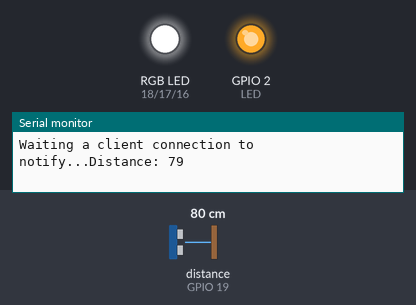
Bench run of a program on a simulated ESP32. Shown: an RGB LED mixed from three pins (HIGH = lit), output pins drawn as LEDs (lit = HIGH), the last lines printed to the serial monitor. Wiring (inferred from the names in the program): ultrasonic range finder: trigger GPIO 21; echo GPIO 19. The inputs (shaded band) are chosen by the test bench; at power-on: distance to the obstacle (sensor on GPIO 19) 80 cm. The echo pulse lasts 58.3 µs per cm; the local clock reads 2024-03-15 10:24:30 at power-on unless the program sets it; nothing arrives over Bluetooth unless stated; a phone connects over Bluetooth LE 3 s after start; pins used as bus, display or sensor lines are not drawn.

Above: at 1.2 s.
1.3 s: distance to the obstacle (sensor on GPIO 19) set to 120 cm
At 2.3 s:
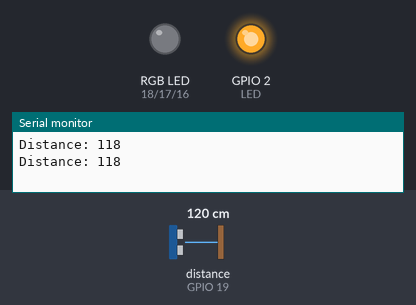
4.0 s: distance to the obstacle (sensor on GPIO 19) set to 44 cm
5.5 s: distance to the obstacle (sensor on GPIO 19) set to 39 cm
At 6.3 s:
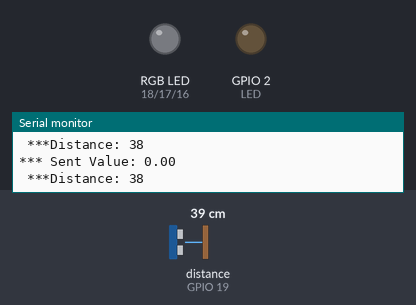
8.5 s: distance to the obstacle (sensor on GPIO 19) set to 60 cm
At 9.6 s:
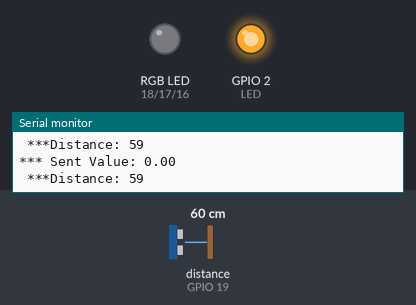
11.9 s: distance to the obstacle (sensor on GPIO 19) set to 2 cm
At 13.4 s:
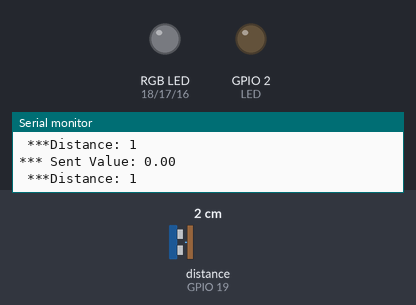
Timing chart, 0 to 14.4 s (numbered marks = the images above; inputs shaded):
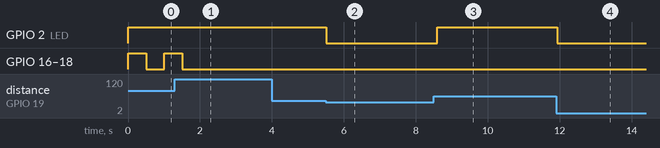

Measured:
- the behaviour switches between 42 and 41 cm on distance to the obstacle (sensor on GPIO 19) (found by bisection; images 1 and 2)
- after the input at 1.3 s, GPIO 16 (ledBlue), GPIO 17 (ledGreen), GPIO 18 (ledRed): goes on until 1.5 s, then stays LOW
- after the input at 5.5 s, GPIO 2 (LED): HIGH → LOW at once
- after the input at 8.5 s, GPIO 2 (LED): LOW → HIGH after 0.10 s
- after the input at 11.9 s, GPIO 2 (LED): HIGH → LOW at once

The program:

main.cpp
```cpp
#include <Arduino.h>
#include <BLEDevice.h>
#include <BLEUtils.h>
#include <BLEServer.h>
#include <BLE2902.h>
#include <time.h>
//#include <BLENode.h>

int readRange();

//Following code from https://iotbyhvm.ooo/esp32-ble-tutorials/
BLECharacteristic *pCharacteristic;
bool deviceConnected = false;
float txValue = 0;

const int LED = 2; // Could be different depending on the dev board. I used the DOIT ESP32 dev board.

// Pins and variables for Ultrasonic
const int echoPin = 19;   // Red wire
const int trigPin = 21;   // Brown wire
long durationSoundWave;
int distance;
const int maxDetectionDistance = 100; // Distance a car needs to be within
const int minDetectionDistance = 15;   // Too close == error
const int tolerance = 3;              // incorporate to account for error

// Pins for RGB LED
const int ledRed = 18;
const int ledGreen = 17;
const int ledBlue = 16;

std::string delimiter = ",";
const double rate = 1/36; // Based off of cost $0.25 per 15 min, but per seconds
time_t start;
double duration;  // double or time_t?

// 10 seconds is just for testing, ideally 300 seconds?
double violationTimeLimit = 10;  // Grace period before violation (seconds)

double sonicSensor = 1;

//std::string rxValue; // Could also make this a global var to access it in loop()

// See the following for generating UUIDs:
// https://www.uuidgenerator.net/

#define SERVICE_UUID           "6e400001-b5a3-f393-e0a9-e50e24dcca9e" // UART service UUID
#define CHARACTERISTIC_UUID_RX "6e400002-b5a3-f393-e0a9-e50e24dcca9e"
#define CHARACTERISTIC_UUID_TX "6e400003-b5a3-f393-e0a9-e50e24dcca9e"

class MyServerCallbacks: public BLEServerCallbacks {
    void onConnect(BLEServer* pServer) {
      deviceConnected = true;
    };

    void onDisconnect(BLEServer* pServer) {
      deviceConnected = false;
    }
};

class MyCallbacks: public BLECharacteristicCallbacks {
    void onWrite(BLECharacteristic *pCharacteristic) {
      std::string rxValue = pCharacteristic->getValue();
      if (rxValue.length() > 0) {
        Serial.println("*********");
        Serial.print("Received String: ");

        //Parse Data here
        size_t pos = 0;
        if ((pos = rxValue.find(delimiter)) != std::string::npos) {
            std::string holder = rxValue.substr(0, pos);
            std::string user_id = holder;  // This will get the user_id first
            rxValue.erase(0, pos + delimiter.length());
            holder = rxValue.substr(0, pos);
            std::string status = holder; // status = start/stop
        }

        for (int i = 0; i < rxValue.length(); i++) {
          Serial.print(rxValue[i]);
        } Serial.println(); // Do stuff based on the command received from the app

        if (rxValue.find("START") != -1) {
          // State: s3 = Valid Parking
          start = time(0);     // Restarting the clock
          Serial.println("Starting!");
          txValue=1;
          int sonicSensor_init = readRange(); // Read in sensor value now

          while((sonicSensor_init + tolerance) >= distance) {
            /*
             Will stay in this loop until sensor reads a further distance which means the car has left
             Not closer since someone may walk infront of meter
             Could account for Tape attack
             */
             distance = readRange();
             digitalWrite(ledGreen, HIGH);
             delay(500);
             digitalWrite(ledGreen, LOW);
        }

        duration = difftime( time(0), start);  // Stopping the clock
        Serial.println("Stopping!");
        Serial.println(duration);
        double totalCost = round(duration * rate);  // Total cost to customer
        // process payment?
        Serial.println(totalCost);
        txValue=0;
    }
  }
}
};

void setup() {

  Serial.begin(11500);
  pinMode(LED, OUTPUT);
  pinMode (echoPin, INPUT);
  pinMode (trigPin, OUTPUT);
  //pinMode (ledVolt, OUTPUT); // Leave out for now... Setting LED high
  pinMode (ledRed, OUTPUT);
  pinMode (ledGreen, OUTPUT);
  pinMode (ledBlue, OUTPUT);

  //digitalWrite(ledVolt, HIGH);

  BLEDevice::init("MRCP Smart Meter"); // Give it a name
  // Create the BLE Server
  BLEServer *pServer = BLEDevice::createServer();
  pServer->setCallbacks(new MyServerCallbacks());

  // Create the BLE Service
  BLEService *pService = pServer->createService(SERVICE_UUID);

  // Create a BLE Characteristic
  pCharacteristic = pService->createCharacteristic(
                      CHARACTERISTIC_UUID_TX,
                      BLECharacteristic::PROPERTY_NOTIFY |
                      BLECharacteristic::PROPERTY_READ
                    );

  pCharacteristic->addDescriptor(new BLE2902());

  BLECharacteristic *pCharacteristic = pService->createCharacteristic(
                                         CHARACTERISTIC_UUID_RX,
                                         BLECharacteristic::PROPERTY_WRITE
                                       );

  pCharacteristic->setCallbacks(new MyCallbacks());

  // Start the service
  pService->start();

  // Start advertising
  BLEAdvertising *pAdvertising = BLEDevice::getAdvertising();
            pAdvertising->addServiceUUID(SERVICE_UUID);
            pAdvertising->setScanResponse(true);
            pAdvertising->setMinPreferred(0x06);  // functions that help with iPhone connections issue
            pAdvertising->setMinPreferred(0x12);
            BLEDevice::startAdvertising();
  Serial.print("Waiting a client connection to notify...");
}

void loop() {
  distance = readRange();

  if(distance > 40)
    digitalWrite(LED, HIGH);
  else
    digitalWrite(LED, LOW);

  Serial.print("Distance: ");
  Serial.println(distance);

  if (deviceConnected & (distance < maxDetectionDistance)) {
    // Let's convert the value to a char array:
    char txString[8]; // Make sure this is big enough
    dtostrf(txValue, 1, 2, txString); // float_val, min_width, digits_after_decimal, char_buffer

    pCharacteristic->setValue(txString);

    pCharacteristic->notify(); // Send the value to the app!
    Serial.print("*** Sent Value: ");
    Serial.println(txString);
    Serial.print(" ***");
  }
  else if (distance < maxDetectionDistance) {
    while(distance < minDetectionDistance){
      // State: s5 = Maintance Required, LED = Solid Red
      // If sensor gets covered in tape, then stay here until resolved.
      digitalWrite(ledRed, HIGH);
      distance = readRange();
    }
      digitalWrite(ledRed, LOW);

      int initialDistance = distance; // Saving the distance the car is currently at
      start = time(0);     // Restarting the clock
      while(distance <= initialDistance){
        duration = difftime( time(0), start);
        if(duration >= violationTimeLimit){
          // State: s2 = violation, LED = Blink RED
          digitalWrite(ledRed, HIGH);
          delay(250);
          digitalWrite(ledRed, LOW);
          delay(250);
        }
        else{
          // State: s1 = standby, LED = Blink Yellow
          digitalWrite(ledGreen, HIGH);
          digitalWrite(ledBlue, HIGH);
          digitalWrite(ledRed, HIGH);
          delay(500);
          digitalWrite(ledGreen, LOW);
          digitalWrite(ledBlue, LOW);
          digitalWrite(ledRed, LOW);
          delay(500);
        }
        distance = readRange();
      }
  }
  // else, State: s0 = Available, LED = off
  delay(100);
}

int readRange(){
  digitalWrite(trigPin, LOW);
  delayMicroseconds(2);
  digitalWrite(trigPin, HIGH);
  delayMicroseconds(10);
  digitalWrite(trigPin, LOW);

  durationSoundWave = pulseIn(echoPin, HIGH);
  return durationSoundWave*0.034/2; // Returning the distance
}
```
